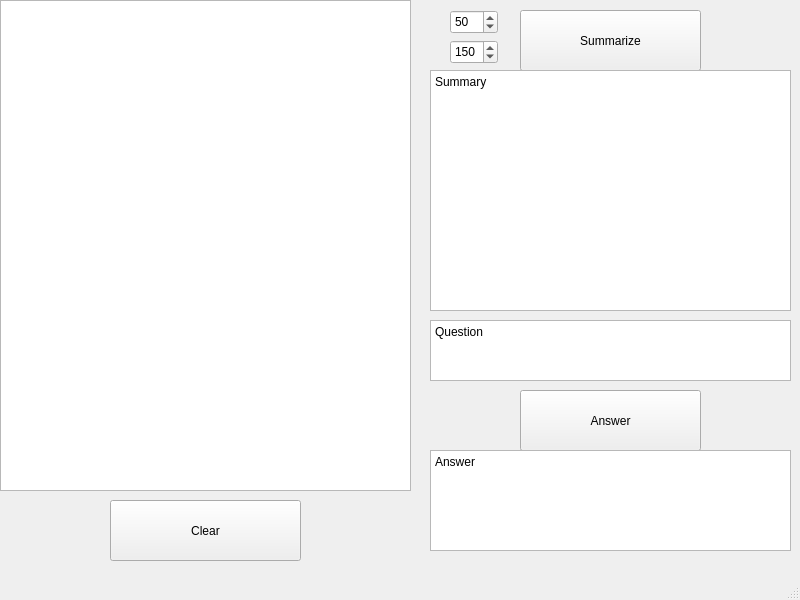
<?xml version="1.0" encoding="UTF-8"?>
<ui version="4.0">
 <class>MainWindow</class>
 <widget class="QMainWindow" name="MainWindow">
  <property name="geometry">
   <rect>
    <x>0</x>
    <y>0</y>
    <width>800</width>
    <height>600</height>
   </rect>
  </property>
  <property name="windowTitle">
   <string>MainWindow</string>
  </property>
  <widget class="QWidget" name="centralwidget">
   <widget class="QPushButton" name="answerB">
    <property name="geometry">
     <rect>
      <x>520</x>
      <y>390</y>
      <width>181</width>
      <height>61</height>
     </rect>
    </property>
    <property name="text">
     <string>Answer</string>
    </property>
   </widget>
   <widget class="QPushButton" name="SummarizeB">
    <property name="geometry">
     <rect>
      <x>520</x>
      <y>10</y>
      <width>181</width>
      <height>61</height>
     </rect>
    </property>
    <property name="text">
     <string>Summarize</string>
    </property>
   </widget>
   <widget class="QPushButton" name="ClearB">
    <property name="geometry">
     <rect>
      <x>110</x>
      <y>500</y>
      <width>191</width>
      <height>61</height>
     </rect>
    </property>
    <property name="text">
     <string>Clear</string>
    </property>
   </widget>
   <widget class="QPlainTextEdit" name="text">
    <property name="geometry">
     <rect>
      <x>0</x>
      <y>0</y>
      <width>411</width>
      <height>491</height>
     </rect>
    </property>
    <property name="backgroundVisible">
     <bool>false</bool>
    </property>
   </widget>
   <widget class="QSpinBox" name="min">
    <property name="geometry">
     <rect>
      <x>450</x>
      <y>10</y>
      <width>48</width>
      <height>24</height>
     </rect>
    </property>
    <property name="maximum">
     <number>500</number>
    </property>
    <property name="value">
     <number>50</number>
    </property>
   </widget>
   <widget class="QSpinBox" name="max">
    <property name="geometry">
     <rect>
      <x>450</x>
      <y>40</y>
      <width>48</width>
      <height>24</height>
     </rect>
    </property>
    <property name="maximum">
     <number>1000</number>
    </property>
    <property name="value">
     <number>150</number>
    </property>
   </widget>
   <widget class="QPlainTextEdit" name="Summary">
    <property name="geometry">
     <rect>
      <x>430</x>
      <y>70</y>
      <width>361</width>
      <height>241</height>
     </rect>
    </property>
    <property name="plainText">
     <string>Summary</string>
    </property>
   </widget>
   <widget class="QPlainTextEdit" name="Question">
    <property name="geometry">
     <rect>
      <x>430</x>
      <y>320</y>
      <width>361</width>
      <height>61</height>
     </rect>
    </property>
    <property name="plainText">
     <string>Question</string>
    </property>
   </widget>
   <widget class="QPlainTextEdit" name="answer">
    <property name="geometry">
     <rect>
      <x>430</x>
      <y>450</y>
      <width>361</width>
      <height>101</height>
     </rect>
    </property>
    <property name="plainText">
     <string>Answer</string>
    </property>
   </widget>
  </widget>
  <widget class="QMenuBar" name="menubar">
   <property name="geometry">
    <rect>
     <x>0</x>
     <y>0</y>
     <width>800</width>
     <height>22</height>
    </rect>
   </property>
  </widget>
  <widget class="QStatusBar" name="statusbar"/>
 </widget>
 <resources/>
 <connections/>
</ui>
